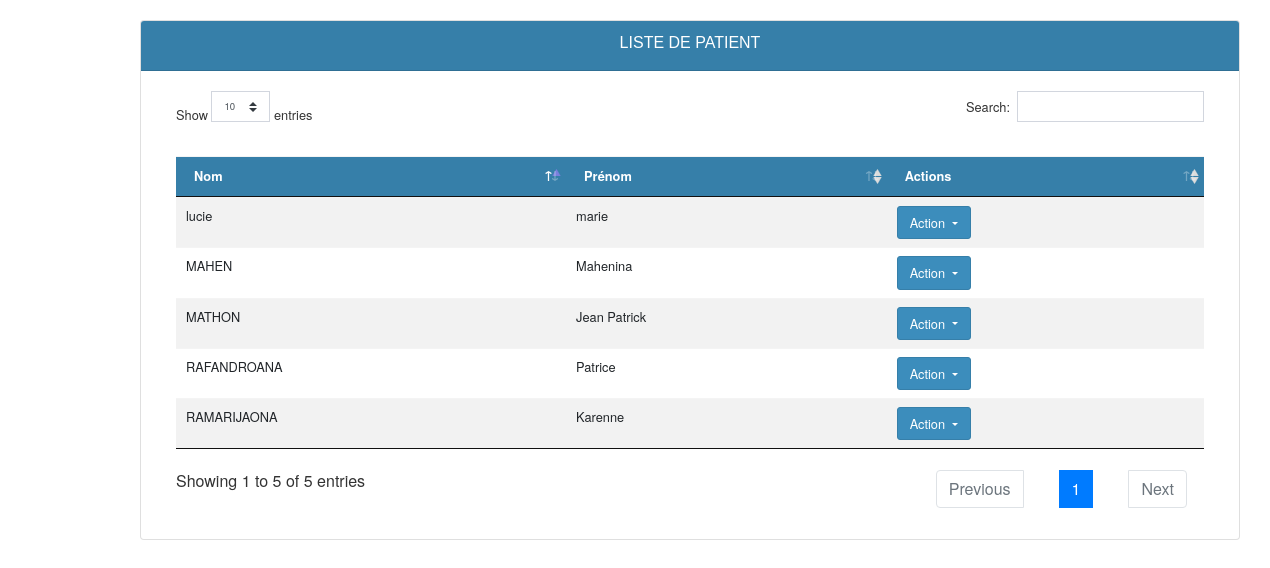
Page /GES/index.php/observation/affichObservation on the earlier database version.
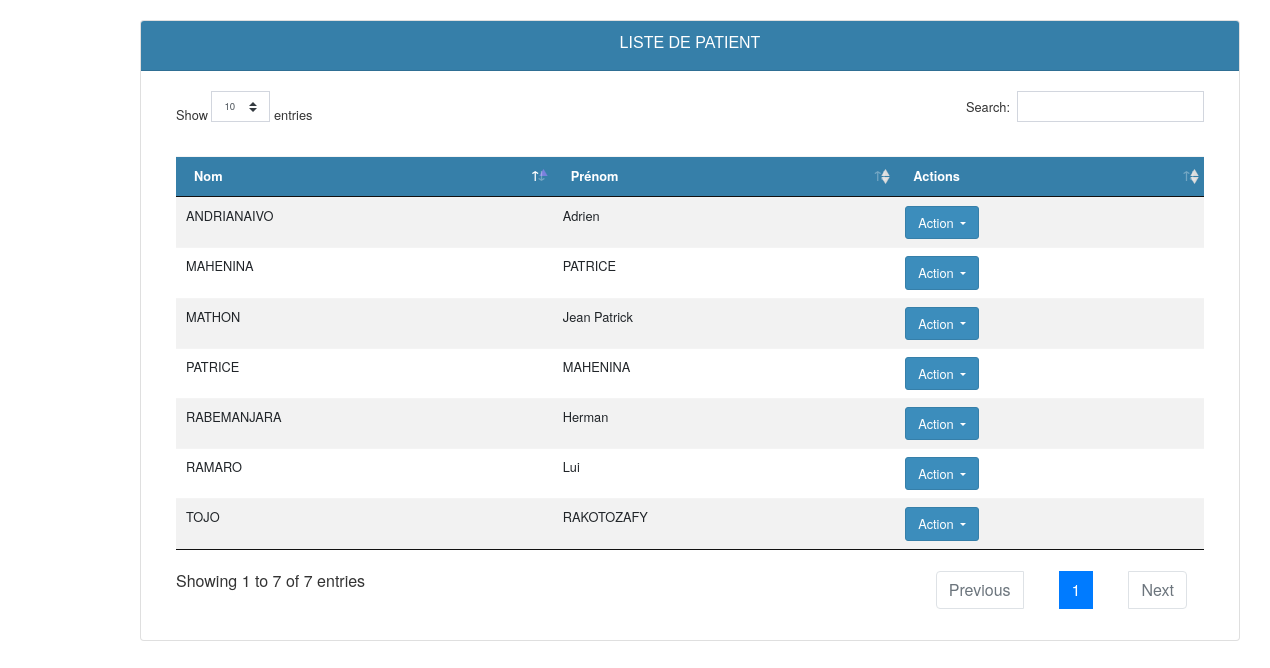
Same page on the later database version.
### tables this page shows
CREATE TABLE `patient` (
  `id` int(11) NOT NULL,
  `nom` varchar(150) NOT NULL,
  `prenom` varchar(200) NOT NULL,
  `adresse` varchar(150) NOT NULL,
  `DDN` date NOT NULL,
  `phone` varchar(17) NOT NULL,
  `phoneProche` varchar(17) NOT NULL,
  `consulter` tinyint(1) NOT NULL,
  `type` varchar(25) NOT NULL
);

### GES/application/controllers/Observation.php (called while the page is built, shortened)
<?php
	class Observation extends CI_Controller
	{
		public function __construct()
		{
			$this->load->helper('url');
			$this->load->model("model_Observation");
		}
		public function affichObservation()
		{
			$affichPat = $this->model_Observation->AffichageObservation();
			$this->load->view('affichObservation',['affichPat' => $affichPat]);
		}
	}
?>

### GES/index.php (called while the page is built, shortened)
<?php
require_once BASEPATH.'core/CodeIgniter.php';

### GES/application/models/model_Observation.php (called while the page is built, shortened)
<?php
	class model_Observation extends CI_Model
	{
		public function AffichageObservation()
		{
			$affichObservation = $this->db->get("patient");
			return $affichObservation->result();
		}
	}
?>

### GES/application/views/affichObservation.php (the view, shortened to what this page needs)
<!DOCTYPE html>
<html>
	<head>
	</head>
<body>
	<?php include("include/header.php");?>
	<div id="container">
		<div id="wrapper">
			<div id="page-content-wrapper" style="margin-left: 120px;width: 1140px;">
	            <div class="card">
	                <div class="card-header" style="background-color: #367fa9;height: 50px;">
	                    <h2 align="center" style="color: #fff;font-size: 1em;">LISTE DE PATIENT</h2>
	                </div>
	                <div class="card-body">
	                    <div class="container-fluid">
		                <table class="table table-striped" id="table_datatable" >
		                    <thead style="background-color: #367fa9;">
		                        <tr>
		                            <th>Nom</th>
		                            <th>Prénom</th>
		                            <th>Actions</th>
		                        </tr>
		                    </thead>
		                    <tbody>
		                    		<?php foreach($affichPat as $pe):?>
				                        <tr>
				                            <td><?php echo $pe->nom; ?></td>
				                            <td><?php echo $pe->prenom; ?></td>
				                            <td>
				                                 <div class="dropdown">
													  <button class="btn btn-primary dropdown-toggle" type="button" id="dropdownMenuButton" data-toggle="dropdown" aria-haspopup="true" aria-expanded="false" style="font-size: 1em;">
													    Action
													  </button>
													</div>
				                            </td>
				                        </tr>
			                    	<?php endforeach;?>
	                    </tbody>
		                </table>
		            </div>
	                </div>
	            </div>
        	</div>
		</div>
	</div>
</body>
</html>

### GES/application/views/include/header.php (shortened to what this page needs)
?><!DOCTYPE html>
<html lang="en">
<head>
  <link rel="stylesheet" type="text/css" href="<?php echo base_url()?>assets/css/bootstrap.min.css">
  <link rel="stylesheet" type="text/css" href="<?php echo base_url()?>assets/sidebar/simple-sidebar.css">
  <link rel="stylesheet" type="text/css" href="<?php echo base_url()?>assets/css/style.css">
  <link rel="stylesheet" type="text/css" href="<?php echo base_url()?>assets/css/AdminLTE.min.css">
  <link rel="stylesheet" type="text/css" href="<?php echo base_url()?>assets/css/jquery.dataTables.min.css">
  <link rel="stylesheet" type="text/css" href="<?php echo base_url()?>assets/DataTables/dataTables.bootstrap4.min.css">
</head>
<body>
</body>
</html>

### GES/assets/sidebar/simple-sidebar.css (style rules this page uses)
body { overflow-x: hidden; }
#wrapper { padding-left: 0; -webkit-transition: all 0.5s ease; -moz-transition: all 0.5s ease; -o-transition: all 0.5s ease; transition: all 0.5s ease; }
#page-content-wrapper { width: 100%; position: absolute; padding: 15px; }
@media (min-width:768px) { #wrapper { padding-left: 0; } }
@media (min-width:768px) { #page-content-wrapper { padding: 20px; position: relative; } }

### GES/assets/css/style.css (style rules this page uses)
th { color: #fff; }
th,td,label { font-size: 0.8em; }
.card h2 { font-size: 1em; }

Differences in the rows shown:
removed patient: nom "RAFANDROANA", prenom "Patrice"
removed patient: nom "MAHEN", prenom "Mahenina"
removed patient: nom "lucie", prenom "marie"
removed patient: nom "RAMARIJAONA", prenom "Karenne"
added patient: nom "RABEMANJARA", prenom "Herman"
added patient: nom "ANDRIANAIVO", prenom "Adrien"
added patient: nom "MAHENINA", prenom "PATRICE"
added patient: nom "PATRICE", prenom "MAHENINA"
added patient: nom "RAMARO", prenom "Lui"
added patient: nom "TOJO", prenom "RAKOTOZAFY"
Other differences:
text written by a page script: "Show entries Search: Showing 1 to 5 of 5 entries Previous 1 Next" → "Show entries Search: Showing 1 to 7 of 7 entries Previous 1 Next"
